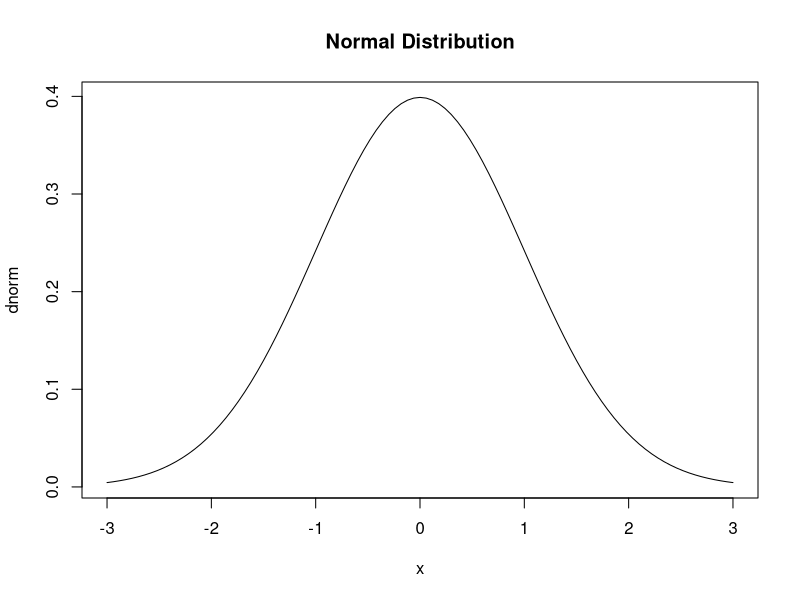
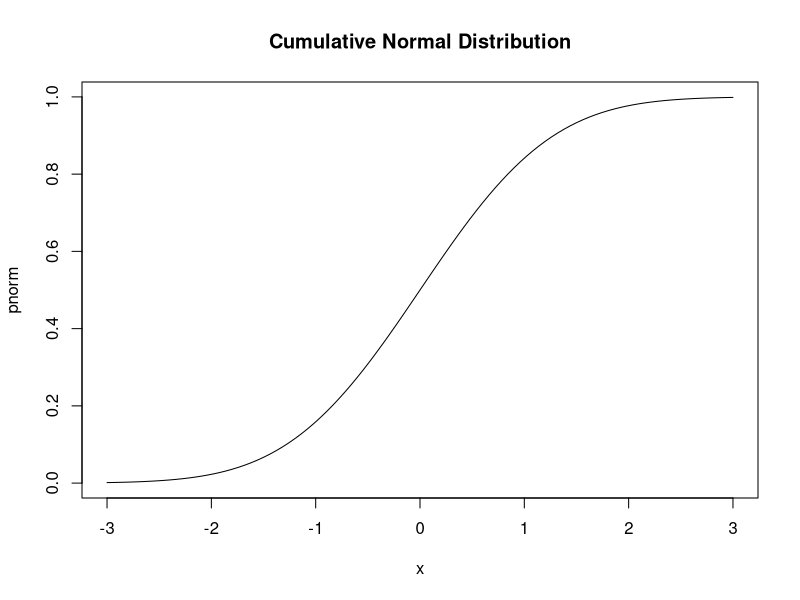
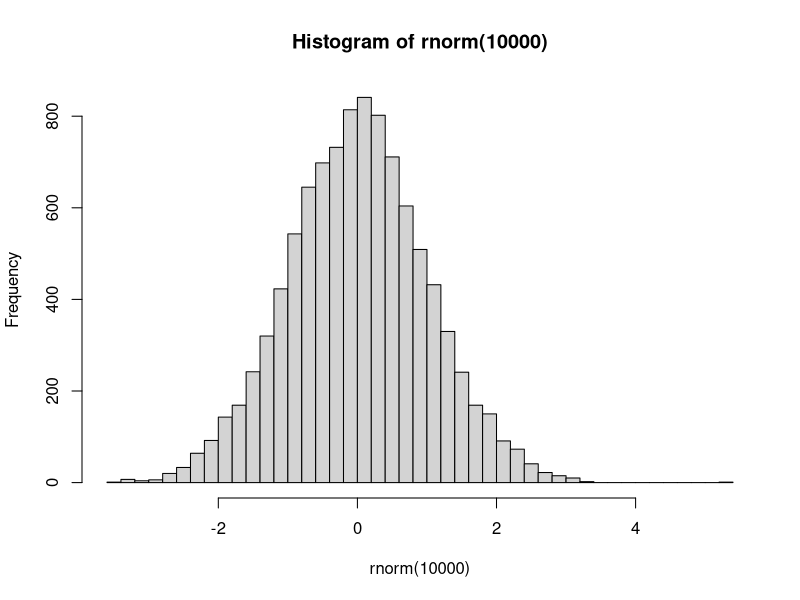

Reproduce these figures in R, in order.
## ---- chunk 1
knitr::opts_chunk$set(fig.align = "center", fig.height = 4.2)
## ---- chunk 2
plot(dnorm, -3, 3, main = "Normal Distribution")
## ---- chunk 3
pnorm(0)          # symmetric around 0, so exactly .5
pnorm(-1)         # below one sd under the mean
pnorm(1.96) - pnorm(-1.96)   # within 1.96 sd: the famous 95%
plot(pnorm, -3, 3, main = "Cumulative Normal Distribution")
## ---- chunk 4
qnorm(0.5)                     # the median
qnorm(log(0.5), log.p=TRUE)
qnorm(pnorm(-1))               # inverse, demonstrated
c(qnorm(.025), qnorm(.975))    # both ends of a 95% confidence interval
## ---- chunk 5
hist(rnorm(10000), breaks=50)
## ---- chunk 6
dbinom(3, size=10, prob=0.5)    # exactly 3 heads in 10 fair flips
ppois(2, lambda=4)              # at most 2 events when 4 are expected
qbirthday(0.5)                  # people needed for a 50% shared birthday
